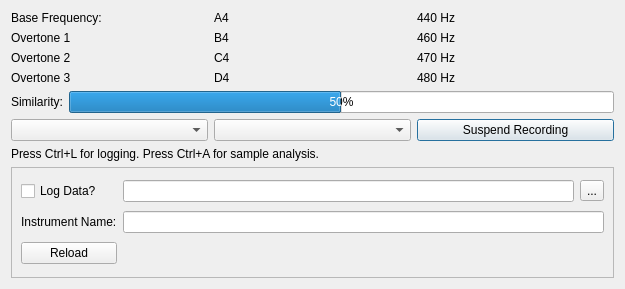
<?xml version="1.0" encoding="UTF-8"?>
<ui version="4.0">
 <class>MainDialog</class>
 <widget class="QDialog" name="MainDialog">
  <property name="geometry">
   <rect>
    <x>0</x>
    <y>0</y>
    <width>625</width>
    <height>289</height>
   </rect>
  </property>
  <property name="sizePolicy">
   <sizepolicy hsizetype="Preferred" vsizetype="Fixed">
    <horstretch>0</horstretch>
    <verstretch>0</verstretch>
   </sizepolicy>
  </property>
  <property name="windowTitle">
   <string>Toner (C) 2012 Alex Reinking</string>
  </property>
  <layout class="QVBoxLayout" name="verticalLayout">
   <item>
    <layout class="QHBoxLayout" name="baseLayout">
     <item>
      <widget class="QLabel" name="baseLabel">
       <property name="text">
        <string>Base Frequency:</string>
       </property>
      </widget>
     </item>
     <item>
      <widget class="QLabel" name="baseNoteLabel">
       <property name="text">
        <string>A4</string>
       </property>
      </widget>
     </item>
     <item>
      <widget class="QLabel" name="baseFreqLabel">
       <property name="text">
        <string>440 Hz</string>
       </property>
      </widget>
     </item>
    </layout>
   </item>
   <item>
    <layout class="QHBoxLayout" name="overtone1Layout">
     <item>
      <widget class="QLabel" name="overtone1Label">
       <property name="text">
        <string>Overtone 1</string>
       </property>
      </widget>
     </item>
     <item>
      <widget class="QLabel" name="overtone1NoteLabel">
       <property name="text">
        <string>B4</string>
       </property>
      </widget>
     </item>
     <item>
      <widget class="QLabel" name="overtone1FreqLabel">
       <property name="text">
        <string>460 Hz</string>
       </property>
      </widget>
     </item>
    </layout>
   </item>
   <item>
    <layout class="QHBoxLayout" name="overtone2Layout">
     <item>
      <widget class="QLabel" name="overtone2Label">
       <property name="text">
        <string>Overtone 2</string>
       </property>
      </widget>
     </item>
     <item>
      <widget class="QLabel" name="overtone2NoteLabel">
       <property name="text">
        <string>C4</string>
       </property>
      </widget>
     </item>
     <item>
      <widget class="QLabel" name="overtone2FreqLabel">
       <property name="text">
        <string>470 Hz</string>
       </property>
      </widget>
     </item>
    </layout>
   </item>
   <item>
    <layout class="QHBoxLayout" name="overtone3Layout">
     <item>
      <widget class="QLabel" name="overtone3Label">
       <property name="text">
        <string>Overtone 3</string>
       </property>
      </widget>
     </item>
     <item>
      <widget class="QLabel" name="overtone3NoteLabel">
       <property name="text">
        <string>D4</string>
       </property>
      </widget>
     </item>
     <item>
      <widget class="QLabel" name="overtone3FreqLabel">
       <property name="text">
        <string>480 Hz</string>
       </property>
      </widget>
     </item>
    </layout>
   </item>
   <item>
    <layout class="QHBoxLayout" name="percentLayout">
     <item>
      <widget class="QLabel" name="percentLabel">
       <property name="text">
        <string>Similarity:</string>
       </property>
      </widget>
     </item>
     <item>
      <widget class="QProgressBar" name="percentErrorBar">
       <property name="value">
        <number>50</number>
       </property>
      </widget>
     </item>
    </layout>
   </item>
   <item>
    <layout class="QHBoxLayout" name="controlsLayout">
     <item>
      <widget class="QComboBox" name="deviceCombo"/>
     </item>
     <item>
      <widget class="QComboBox" name="instrumentCombo"/>
     </item>
     <item>
      <widget class="QPushButton" name="startButton">
       <property name="text">
        <string>Suspend Recording</string>
       </property>
      </widget>
     </item>
    </layout>
   </item>
   <item>
    <widget class="QLabel" name="label">
     <property name="text">
      <string>Press Ctrl+L for logging. Press Ctrl+A for sample analysis.</string>
     </property>
    </widget>
   </item>
   <item>
    <widget class="QFrame" name="advancedFrame">
     <property name="sizePolicy">
      <sizepolicy hsizetype="Preferred" vsizetype="Expanding">
       <horstretch>0</horstretch>
       <verstretch>0</verstretch>
      </sizepolicy>
     </property>
     <property name="frameShape">
      <enum>QFrame::StyledPanel</enum>
     </property>
     <property name="frameShadow">
      <enum>QFrame::Raised</enum>
     </property>
     <layout class="QGridLayout" name="gridLayout">
      <item row="0" column="0">
       <widget class="QCheckBox" name="logCheckBox">
        <property name="text">
         <string>Log Data?</string>
        </property>
       </widget>
      </item>
      <item row="0" column="1">
       <widget class="QLineEdit" name="logEdit">
        <property name="readOnly">
         <bool>true</bool>
        </property>
       </widget>
      </item>
      <item row="0" column="2">
       <widget class="QToolButton" name="logButton">
        <property name="text">
         <string>...</string>
        </property>
       </widget>
      </item>
      <item row="1" column="1" colspan="2">
       <widget class="QLineEdit" name="instrumentNameEdit"/>
      </item>
      <item row="1" column="0">
       <widget class="QLabel" name="instrumentNameLabel">
        <property name="text">
         <string>Instrument Name:</string>
        </property>
       </widget>
      </item>
      <item row="2" column="0">
       <widget class="QPushButton" name="reloadButton">
        <property name="text">
         <string>Reload</string>
        </property>
       </widget>
      </item>
     </layout>
    </widget>
   </item>
  </layout>
 </widget>
 <resources/>
 <connections/>
</ui>
